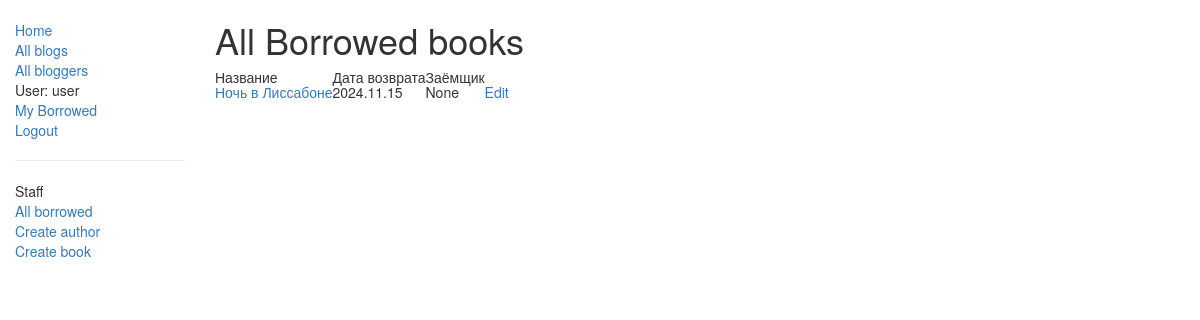
Before: /catalog/borrowed/ (signed in) with the older database file.
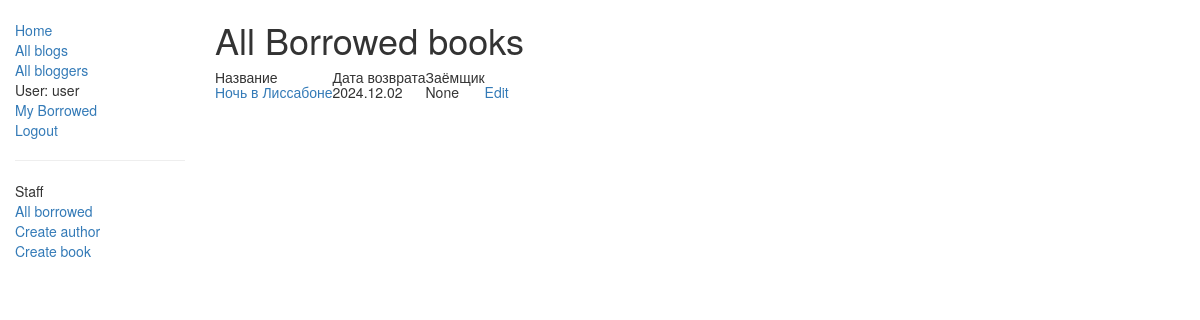
After: the same page with the newer database file.
### catalog/models.py (models this page shows, shortened)
class BookInstance(models.Model):
    id = models.UUIDField(primary_key=True, default=uuid.uuid4,
                          help_text="Unique ID for this particular book across whole library")
    book = models.ForeignKey('Book', on_delete=models.SET_NULL, null=True)
    imprint = models.CharField(max_length=200)
    due_back = models.DateField(null=True, blank=True)
    borrower = models.ForeignKey(User, on_delete=models.SET_NULL, null=True, blank=True)
    LOAN_STATUS = (
        ('m', 'Maintenance'),
        ('o', 'On loan'),
        ('a', 'Available'),
        ('r', 'Reserved'),
    )
    status = models.CharField(max_length=1, choices=LOAN_STATUS, blank=True, default='m', help_text='Book availability')
    class Meta:
        ordering = ["due_back"]
        permissions = (("can_mark_returned", "Set book as returned"),)
    def due_back_format(self):
        return '.'.join((str(self.due_back)).split('-'))
    @property
    def is_overdue(self):
        if self.due_back and date.today() > self.due_back:
            return True
        return False

class Book(models.Model):
    title = models.CharField(max_length=200)
    author = models.ForeignKey('Author', on_delete=models.SET_NULL, null=True)
    summary = models.TextField(max_length=1000, help_text="Enter a brief description of the book")
    isbn = models.CharField('ISBN', max_length=13,
                            help_text='13 Charact <a href="https://www.isbn-international.org/content/what-isbn">ISBN номер</a>')
    genre = models.ManyToManyField('Genre', help_text="Select a genre for this book")
    def display_genre(self):
        """
        Создает строку для жанра. Это необходимо для отображения жанра в Admin.
        """
        return ', '.join([genre.name for genre in self.genre.all()[:3]])
    display_genre.short_description = 'Genre'

### catalog/views.py (the view)
# urls.py: path('borrowed/', views.AllLoanedBooksListView.as_view(), name='all-borrowed'),
class AllLoanedBooksListView(PermissionRequiredMixin, generic.ListView):
    permission_required = 'catalog.can_mark_returned'
    model = BookInstance
    template_name = 'catalog/all_borrowed.html'
    paginate_by = 10
    def get_queryset(self):
        return BookInstance.objects.filter(status__exact='o').order_by('due_back')

### catalog/templates/catalog/all_borrowed.html
{% extends "base_generic.html" %}
{% block content %}
    <h1>All Borrowed books</h1>
    {% if bookinstance_list %}
    <table class="mt-4 h5 display-table">
        <tr class="text-secondary">
            <td>Название</td>
            <td>Дата возврата</td>
            <td>Заёмщик</td>
        </tr>
      {% for bookinst in bookinstance_list %}
        <tr>
            <td><a href="{% url 'book-detail' bookinst.book.pk %}">{{bookinst.book.title}}</a></td>
            <td><span class="{% if bookinst.is_overdue %}text-danger{% endif %}"> {{ bookinst.due_back_format }}</span></td>
            <td>{{bookinst.borrower}}</td>
            {% if perms.catalog.can_mark_returned %}
                <td><a href="{% url 'renew-book-librarian' bookinst.id %}">Edit</a></td>
            {% endif %}
        </tr>
      {% endfor %}
    </table>
    {% else %}
      <p class="h5">There are no rented books</p>
    {% endif %}
{% endblock %}

Changed rows visible on the page:
changed BookInstance "None": due_back_format "2024.11.15" → "2024.12.02"
